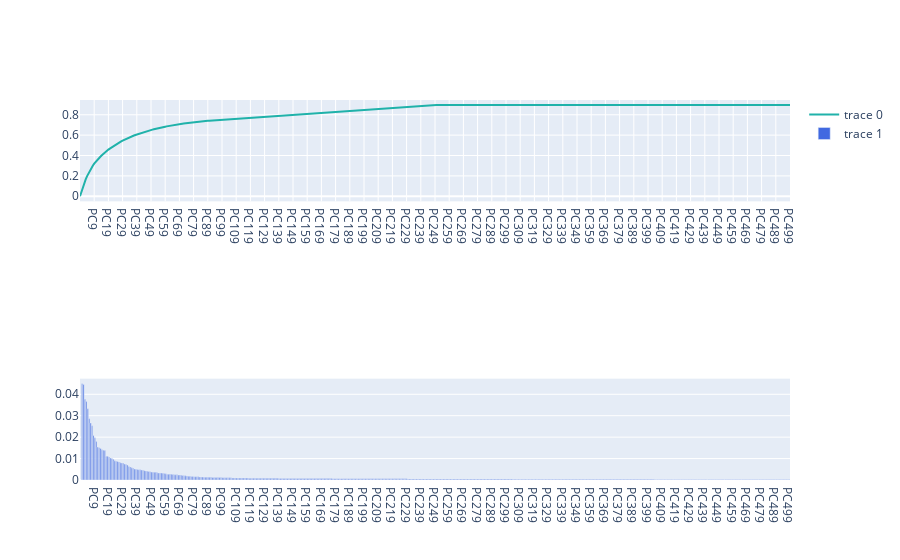
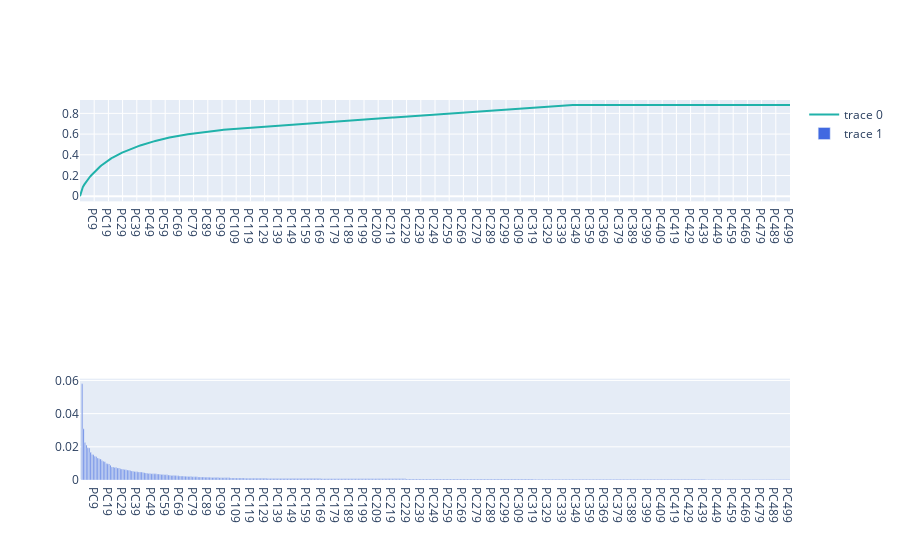
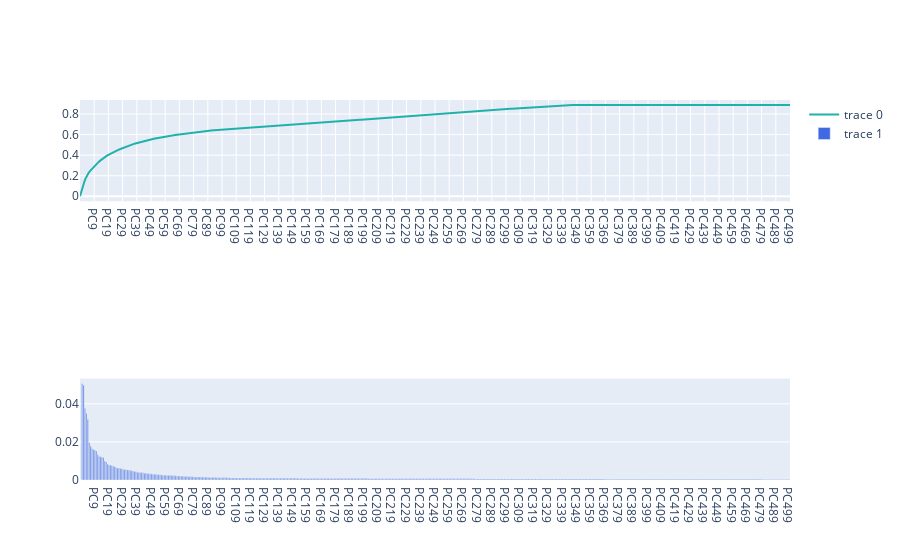
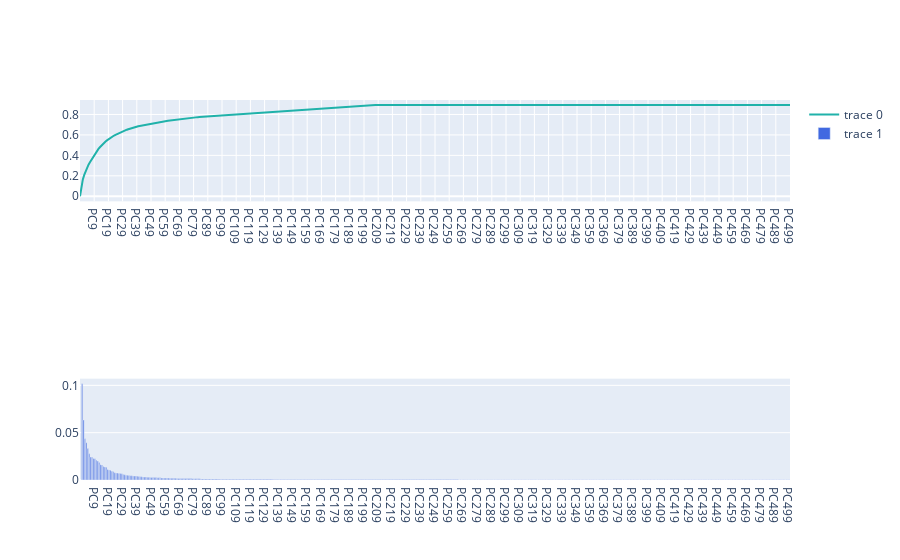

Here is the notebook cell these charts were saved with, in order:
### Code cell
for i in range(len(images)):
    pca(images[i])

### Figure 1 — Plotly figure (JSON) as saved in the notebook; plotly's stock layout.template omitted (floating-point values rounded to 4 significant figures; data arrays with more than 128 entries replaced by an {"elided": "..."} marker saying what was removed)
{"data": [{"marker": {"color": "LightSeaGreen", "size": 15}, "type": "scatter", "x": {"elided": "501 str values"}, "xaxis": "x", "y": {"elided": "501 float values"}, "yaxis": "y"}, {"marker": {"color": "RoyalBlue"}, "type": "bar", "x": {"elided": "501 str values"}, "xaxis": "x3", "y": {"elided": "501 float values"}, "yaxis": "y3"}], "layout": {"xaxis": {"anchor": "y", "domain": [0, 1]}, "xaxis2": {"anchor": "y2", "domain": [0, 1]}, "xaxis3": {"anchor": "y3", "domain": [0, 1]}, "yaxis": {"anchor": "x", "domain": [0.7333, 1]}, "yaxis2": {"anchor": "x2", "domain": [0.3667, 0.6333]}, "yaxis3": {"anchor": "x3", "domain": [0, 0.2667]}}}

### Figure 2 — Plotly figure (JSON) as saved in the notebook; plotly's stock layout.template omitted (floating-point values rounded to 4 significant figures; data arrays with more than 128 entries replaced by an {"elided": "..."} marker saying what was removed)
{"data": [{"marker": {"color": "LightSeaGreen", "size": 15}, "type": "scatter", "x": {"elided": "501 str values"}, "xaxis": "x", "y": {"elided": "501 float values"}, "yaxis": "y"}, {"marker": {"color": "RoyalBlue"}, "type": "bar", "x": {"elided": "501 str values"}, "xaxis": "x3", "y": {"elided": "501 float values"}, "yaxis": "y3"}], "layout": {"xaxis": {"anchor": "y", "domain": [0, 1]}, "xaxis2": {"anchor": "y2", "domain": [0, 1]}, "xaxis3": {"anchor": "y3", "domain": [0, 1]}, "yaxis": {"anchor": "x", "domain": [0.7333, 1]}, "yaxis2": {"anchor": "x2", "domain": [0.3667, 0.6333]}, "yaxis3": {"anchor": "x3", "domain": [0, 0.2667]}}}

### Figure 3 — Plotly figure (JSON) as saved in the notebook; plotly's stock layout.template omitted (floating-point values rounded to 4 significant figures; data arrays with more than 128 entries replaced by an {"elided": "..."} marker saying what was removed)
{"data": [{"marker": {"color": "LightSeaGreen", "size": 15}, "type": "scatter", "x": {"elided": "501 str values"}, "xaxis": "x", "y": {"elided": "501 float values"}, "yaxis": "y"}, {"marker": {"color": "RoyalBlue"}, "type": "bar", "x": {"elided": "501 str values"}, "xaxis": "x3", "y": {"elided": "501 float values"}, "yaxis": "y3"}], "layout": {"xaxis": {"anchor": "y", "domain": [0, 1]}, "xaxis2": {"anchor": "y2", "domain": [0, 1]}, "xaxis3": {"anchor": "y3", "domain": [0, 1]}, "yaxis": {"anchor": "x", "domain": [0.7333, 1]}, "yaxis2": {"anchor": "x2", "domain": [0.3667, 0.6333]}, "yaxis3": {"anchor": "x3", "domain": [0, 0.2667]}}}

### Figure 4 — Plotly figure (JSON) as saved in the notebook; plotly's stock layout.template omitted (floating-point values rounded to 4 significant figures; data arrays with more than 128 entries replaced by an {"elided": "..."} marker saying what was removed)
{"data": [{"marker": {"color": "LightSeaGreen", "size": 15}, "type": "scatter", "x": {"elided": "501 str values"}, "xaxis": "x", "y": {"elided": "501 float values"}, "yaxis": "y"}, {"marker": {"color": "RoyalBlue"}, "type": "bar", "x": {"elided": "501 str values"}, "xaxis": "x3", "y": {"elided": "501 float values"}, "yaxis": "y3"}], "layout": {"xaxis": {"anchor": "y", "domain": [0, 1]}, "xaxis2": {"anchor": "y2", "domain": [0, 1]}, "xaxis3": {"anchor": "y3", "domain": [0, 1]}, "yaxis": {"anchor": "x", "domain": [0.7333, 1]}, "yaxis2": {"anchor": "x2", "domain": [0.3667, 0.6333]}, "yaxis3": {"anchor": "x3", "domain": [0, 0.2667]}}}
